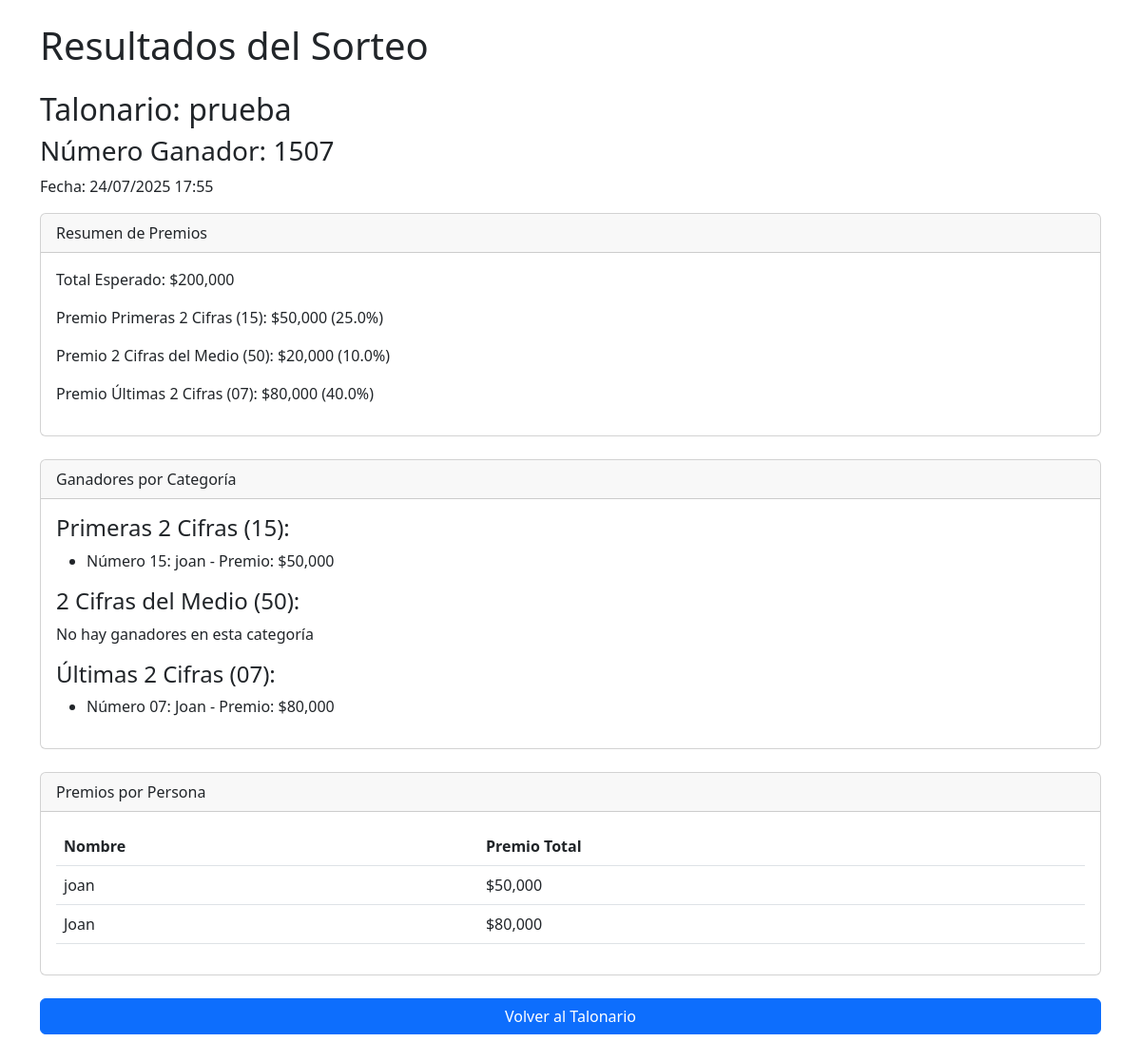
The page /sorteo/2 on the database its author committed.
### app.py (models this page shows)
class Talonario(db.Model):
    id = db.Column(db.Integer, primary_key=True)
    nombre = db.Column(db.String(100), nullable=False)
    sorteos = db.relationship('Sorteo', backref='talonario', lazy=True)

class Sorteo(db.Model):
    id = db.Column(db.Integer, primary_key=True)
    talonario_id = db.Column(db.Integer, db.ForeignKey('talonario.id'), nullable=False)
    numero_ganador = db.Column(db.String(4), nullable=False)
    fecha = db.Column(db.DateTime, default=datetime.utcnow)

class Configuracion(db.Model):
    id = db.Column(db.Integer, primary_key=True)
    precio_boleta = db.Column(db.Float, default=100.0)
    porcentaje_primeras = db.Column(db.Float, default=25.0)
    porcentaje_medio = db.Column(db.Float, default=10.0)
    porcentaje_ultimas = db.Column(db.Float, default=40.0)

class Numero(db.Model):
    id = db.Column(db.Integer, primary_key=True)
    talonario_id = db.Column(db.Integer, db.ForeignKey('talonario.id'), nullable=False)
    numero = db.Column(db.Integer, nullable=False)
    estado = db.Column(db.String(20), default='disponible')
    nombre_persona = db.Column(db.String(100))

### app.py (the view)
@app.route('/sorteo/<int:sorteo_id>')
def resultado_sorteo(sorteo_id):
    sorteo = db.session.get(Sorteo, sorteo_id)
    if not sorteo:
        return "Sorteo no encontrado", 404
    talonario = sorteo.talonario
    config = Configuracion.query.first()
    total_esperado = 100 * config.precio_boleta
    premio_primeras = total_esperado * config.porcentaje_primeras / 100
    premio_medio = total_esperado * config.porcentaje_medio / 100
    premio_ultimas = total_esperado * config.porcentaje_ultimas / 100
    primeras = sorteo.numero_ganador[:2]
    medio = sorteo.numero_ganador[1:3]
    ultimas = sorteo.numero_ganador[2:]
    ganadores_primeras = Numero.query.filter(
        Numero.talonario_id == talonario.id,
        func.substr(func.format('%02d', Numero.numero), 1, 2) == primeras,
        Numero.estado == 'pagado'
    ).all()
    ganadores_medio = Numero.query.filter(
        Numero.talonario_id == talonario.id,
        func.substr(func.format('%02d', Numero.numero), 1, 2) == medio,
        Numero.estado == 'pagado'
    ).all()
    ganadores_ultimas = Numero.query.filter(
        Numero.talonario_id == talonario.id,
        func.substr(func.format('%02d', Numero.numero), 1, 2) == ultimas,
        Numero.estado == 'pagado'
    ).all()
    premios_persona = {}
    def agregar_premio(nombre, premio):
        if nombre in premios_persona:
            premios_persona[nombre] += premio
        else:
            premios_persona[nombre] = premio
    for g in ganadores_primeras:
        premio_individual = premio_primeras / len(ganadores_primeras) if ganadores_primeras else 0
        agregar_premio(g.nombre_persona, premio_individual)
    for g in ganadores_medio:
        premio_individual = premio_medio / len(ganadores_medio) if ganadores_medio else 0
        agregar_premio(g.nombre_persona, premio_individual)
    for g in ganadores_ultimas:
        premio_individual = premio_ultimas / len(ganadores_ultimas) if ganadores_ultimas else 0
        agregar_premio(g.nombre_persona, premio_individual)
    premios_persona = [{'nombre': k, 'premio': v} for k, v in premios_persona.items()]
    return render_template('resultado_sorteo.html',
                           sorteo=sorteo,
                           talonario=talonario,
                           primeras=primeras,
                           medio=medio,
                           ultimas=ultimas,
                           premio_primeras=premio_primeras,
                           premio_medio=premio_medio,
                           premio_ultimas=premio_ultimas,
                           ganadores_primeras=ganadores_primeras,
                           ganadores_medio=ganadores_medio,
                           ganadores_ultimas=ganadores_ultimas,
                           premios_persona=premios_persona,
                           config=config,
                           total_esperado=total_esperado)

### app.py (called while the page is built)
def format_currency(value):
    try:
        return "{:,.0f}".format(value)
    except:
        return str(value)

### templates/resultado_sorteo.html
{% extends "base.html" %}
{% block content %}
<div class="container mt-4" style="overflow-y: auto; max-height: calc(100vh - 100px);">
    <h1 class="mb-4">Resultados del Sorteo</h1>
    <h2>Talonario: {{ talonario.nombre }}</h2>
    <h3>Número Ganador: {{ sorteo.numero_ganador }}</h3>
    <p>Fecha: {{ sorteo.fecha.strftime('%d/%m/%Y %H:%M') }}</p>
    <div class="card mb-4">
        <div class="card-header">
            Resumen de Premios
        </div>
        <div class="card-body">
            <p>Total Esperado: ${{ total_esperado|currency }}</p>
            <p>Premio Primeras 2 Cifras ({{ primeras }}): ${{ premio_primeras|currency }} ({{ config.porcentaje_primeras }}%)</p>
            <p>Premio 2 Cifras del Medio ({{ medio }}): ${{ premio_medio|currency }} ({{ config.porcentaje_medio }}%)</p>
            <p>Premio Últimas 2 Cifras ({{ ultimas }}): ${{ premio_ultimas|currency }} ({{ config.porcentaje_ultimas }}%)</p>
        </div>
    </div>
    <div class="card mb-4">
        <div class="card-header">
            Ganadores por Categoría
        </div>
        <div class="card-body">
            <h4>Primeras 2 Cifras ({{ primeras }}):</h4>
            {% if ganadores_primeras %}
                <ul>
                    {% for g in ganadores_primeras %}
                        <li>Número {{ "%02d"|format(g.numero) }}: {{ g.nombre_persona }} - Premio: ${{ (premio_primeras / ganadores_primeras|length)|currency if ganadores_primeras|length > 0 else 0 }}</li>
                    {% endfor %}
                </ul>
            {% else %}
                <p>No hay ganadores en esta categoría</p>
            {% endif %}
            <h4>2 Cifras del Medio ({{ medio }}):</h4>
            {% if ganadores_medio %}
                <ul>
                    {% for g in ganadores_medio %}
                        <li>Número {{ "%02d"|format(g.numero) }}: {{ g.nombre_persona }} - Premio: ${{ (premio_medio / ganadores_medio|length)|currency if ganadores_medio|length > 0 else 0 }}</li>
                    {% endfor %}
                </ul>
            {% else %}
                <p>No hay ganadores en esta categoría</p>
            {% endif %}
            <h4>Últimas 2 Cifras ({{ ultimas }}):</h4>
            {% if ganadores_ultimas %}
                <ul>
                    {% for g in ganadores_ultimas %}
                        <li>Número {{ "%02d"|format(g.numero) }}: {{ g.nombre_persona }} - Premio: ${{ (premio_ultimas / ganadores_ultimas|length)|currency if ganadores_ultimas|length > 0 else 0 }}</li>
                    {% endfor %}
                </ul>
            {% else %}
                <p>No hay ganadores en esta categoría</p>
            {% endif %}
        </div>
    </div>
    <div class="card mb-4">
        <div class="card-header">
            Premios por Persona
        </div>
        <div class="card-body">
            <table class="table">
                <thead>
                    <tr>
                        <th>Nombre</th>
                        <th>Premio Total</th>
                    </tr>
                </thead>
                <tbody>
                    {% for p in premios_persona %}
                        <tr>
                            <td>{{ p.nombre }}</td>
                            <td>${{ p.premio|currency }}</td>
                        </tr>
                    {% else %}
                        <tr>
                            <td colspan="2">No hay ganadores</td>
                        </tr>
                    {% endfor %}
                </tbody>
            </table>
        </div>
    </div>
    <div class="d-grid">
        <a href="{{ url_for('ver_talonario', talonario_id=talonario.id) }}" class="btn btn-primary">
            Volver al Talonario
        </a>
    </div>
</div>
{% endblock %}

### templates/base.html (style rules this page uses)
:root { --disponible: #ffffff; --ocupado: #fff000; --pagado: #ff0000; --borde: #b0bec5; --header-height: 80px; --footer-height: 30px; }
body { overflow: hidden; height: 100vh; margin: 0; padding: 0; display: flex; flex-direction: column; }
@media (orientation: landscape) { :root { --header-height: 60px; } }

### rows shown on the page
Talonario: nombre "prueba"
Sorteo: numero_ganador "1507", fecha "24/07/2025 17:55"
Configuracion: porcentaje_primeras "25.0", porcentaje_medio "10.0", porcentaje_ultimas "40.0"
Numero: numero "15", nombre_persona "joan", value "50,000", nombre "joan", premio "50,000"
Numero: numero "07", nombre_persona "Joan", value "80,000", nombre "Joan", premio "80,000"

### other values the page prints
{{ total_esperado|currency }} "200,000"
{{ primeras }} "15"
{{ premio_primeras|currency }} "50,000"
{{ medio }} "50"
{{ premio_medio|currency }} "20,000"
{{ ultimas }} "07"
{{ premio_ultimas|currency }} "80,000"
